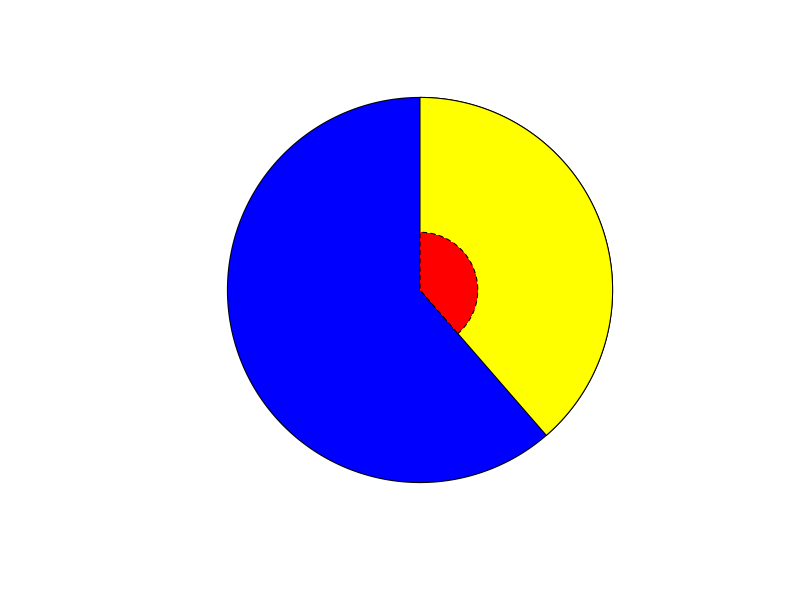

Source code (R): (Note: this script raises an error after producing the figure.)
library("circlize")

plot(c(-1, 1), c(-1, 1), type = "n", axes = FALSE, ann = FALSE, asp = 1)

draw.sector(
  start.degree = 0,
  end.degree = 360,
  rou1 = 1,
  rou2 = NULL,
  center = c(0, 0),
  clock.wise = TRUE,
  col = "blue",
  border = "black",
  lwd = par("lwd"),
  lty = par("lty"))
draw.sector(-49, 90, rou1 = 1, rou2 = 0, clock.wise = FALSE, col = "yellow",lty = 1)
draw.sector(-49, 90, rou1 = 0.3, rou2 = 0, clock.wise = FALSE, col = "red", lty = 2)



# draw yellow bits 15 degrees at a time
start_angles = seq(from = -49, to = 86, by = 15)
end_angles = seq(from = -34, to = 90, by = 15)
end_angles[9] = end_angle[9] + 4
fov_angles <- cbind(start_angles, end_angles)

for (i in 1:10) {
  plot(c(-1, 1), c(-1, 1), type = "n", axes = FALSE, ann = FALSE, asp = 1)
  draw.sector(
    start.degree = 0,
    end.degree = 360,
    rou1 = 1,
    rou2 = NULL,
    center = c(0, 0),
    clock.wise = TRUE,
    col = "blue",
    border = "black",
    lwd = par("lwd"),
    lty = par("lty"))
  draw.sector(start_angles[i], end_angles[i], rou1 = 1, rou2 = 0, clock.wise = FALSE, col = "yellow",lty = 1)
  draw.sector(start_angles[i], end_angles[i], rou1 = 0.3, rou2 = 0, clock.wise = FALSE, col = "red", lty = 2)
  png(paste0("circleplot", i, ".png"), )#needs to refer to the graphics in plot
  dev.off()
}

# sectors = letters[1:3]
# circos.initialize(sectors, xlim = c(0, 1))
# for(i in 1:2) {
#   circos.trackPlotRegion(ylim = c(0, 3))
# }
# circos.info(plot = TRUE)
# 
# draw.sector(get.cell.meta.data("cell.start.degree", sector.index = "a"),
#             get.cell.meta.data("cell.end.degree", sector.index = "a"),
#             rou1 = 1, col = "#FF000040")
# 
# draw.sector(0, 360,
#             rou1 = get.cell.meta.data("cell.top.radius", track.index = 1),
#             rou2 = get.cell.meta.data("cell.bottom.radius", track.index = 1),
#             col = "#00FF0040")
# 
# draw.sector(get.cell.meta.data("cell.start.degree", sector.index = "e"),
#             get.cell.meta.data("cell.end.degree", sector.index = "f"),
#             get.cell.meta.data("cell.top.radius", track.index = 2),
#             get.cell.meta.data("cell.bottom.radius", track.index = 3),
#             col = "#0000FF40")
# 
# pos = circlize(c(0.2, 0.8), c(0.2, 0.8), sector.index = "h", track.index = 2)
# draw.sector(pos[1, "theta"], pos[2, "theta"], pos[1, "rou"], pos[2, "rou"],
#             clock.wise = TRUE, col = "#00FFFF40")
# circos.clear()
# 
# 
# 
